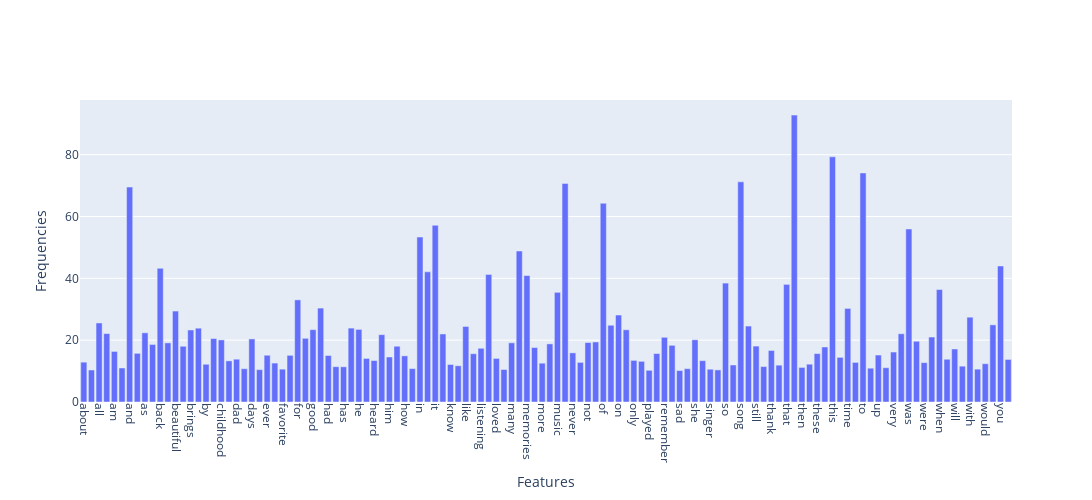

Here is the notebook cell this chart was saved with:
### Markdown cell above
### >>> **Exercise 13 (take home):** 
The chart above only contains 300 vocabulary in the documents, and it's already computationally intensive to both compute and visualize. Can you efficiently reduce the number of terms you want to visualize as an exercise.

### Code cell
# Answer here
'''
I use filtter method which can fillter out those terms with their frequency lower than a threshold.
Similarly, we can also set a overshoot value (similar to threshold) used to fillter out terms with their frequency greater than overshoot value.
I combined these two into my following code.
'''
x_axis = tfidf_vect.get_feature_names_out()
y_axis = tfidfrequencies


threshold = 10
overshoot = 300
filtered_indices = np.where((y_axis > threshold) & (y_axis < overshoot))[0]
x_filtered = x_axis[filtered_indices]
y_filtered = y_axis[filtered_indices]

fig_new = py.Figure(
    data=[py.Bar(x=x_filtered, y=y_filtered)]
)

# Customize the layout
fig_new.update_layout(
    xaxis_title='Features',
    yaxis_title='Frequencies',
    xaxis_tickangle=90, 
    height=500,         
    width=1300          
)

print(len(x_filtered), len(y_filtered))
fig_new.show()

### Figure 1 — Plotly figure (JSON) as saved in the notebook; plotly's stock layout.template omitted (floating-point values rounded to 4 significant figures)
{"data": [{"type": "bar", "x": ["about", "again", "all", "always", "am", "an", "and", "are", "as", "at", "back", "be", "beautiful", "best", "brings", "but", "by", "can", "childhood", "could", "dad", "day", "days", "don", "ever", "every", "favorite", "first", "for", "from", "good", "great", "had", "happy", "has", "have", "he", "hear", "heard", "her", "him", "his", "how", "if", "in", "is", "it", "just", "know", "life", "like", "listen", "listening", "love", "loved", "makes", "many", "me", "memories", "miss", "more", "much", "music", "my", "never", "no", "not", "now", "of", "old", "on", "one", "only", "out", "played", "really", "remember", "reminds", "sad", "school", "she", "sing", "singer", "singing", "so", "some", "song", "songs", "still", "such", "thank", "thanks", "that", "the", "then", "there", "these", "they", "this", "those", "time", "times", "to", "today", "up", "used", "very", "voice", "was", "we", "were", "what", "when", "who", "will", "wish", "with", "wonderful", "would", "years", "you", "young"], "y": [12.89, 10.36, 25.56, 22.14, 16.36, 11.01, 69.53, 15.75, 22.39, 18.61, 43.24, 19.13, 29.42, 18.04, 23.3, 23.88, 12.21, 20.52, 20.09, 13.3, 13.85, 10.76, 20.4, 10.47, 15.12, 12.59, 10.62, 15.1, 33.03, 20.6, 23.4, 30.38, 15.04, 11.42, 11.39, 23.9, 23.49, 14.09, 13.41, 21.78, 14.56, 18.04, 14.92, 10.81, 53.35, 42.1, 57.15, 22.01, 12.14, 11.73, 24.43, 15.62, 17.38, 41.26, 14.1, 10.51, 19.14, 48.84, 40.9, 17.61, 12.56, 18.8, 35.47, 70.71, 15.89, 12.81, 19.23, 19.41, 64.27, 24.83, 28.13, 23.36, 13.46, 13.15, 10.25, 15.67, 20.93, 18.33, 10.18, 10.78, 20.13, 13.37, 10.6, 10.38, 38.46, 11.98, 71.21, 24.57, 18.09, 11.46, 16.67, 11.91, 38.05, 92.8, 11.19, 12.23, 15.66, 17.79, 79.3, 14.45, 30.27, 12.8, 74.1, 10.93, 15.19, 11.08, 16.16, 22.07, 55.96, 19.65, 12.73, 21.01, 36.37, 13.83, 17.15, 11.59, 27.43, 10.63, 12.38, 24.96, 43.99, 13.76]}], "layout": {"height": 500, "width": 1300, "xaxis": {"autorange": true, "range": [-0.5, 121.5], "tickangle": 90, "title": {"text": "Features"}, "type": "category"}, "yaxis": {"autorange": true, "range": [0, 97.68], "title": {"text": "Frequencies"}, "type": "linear"}}}
